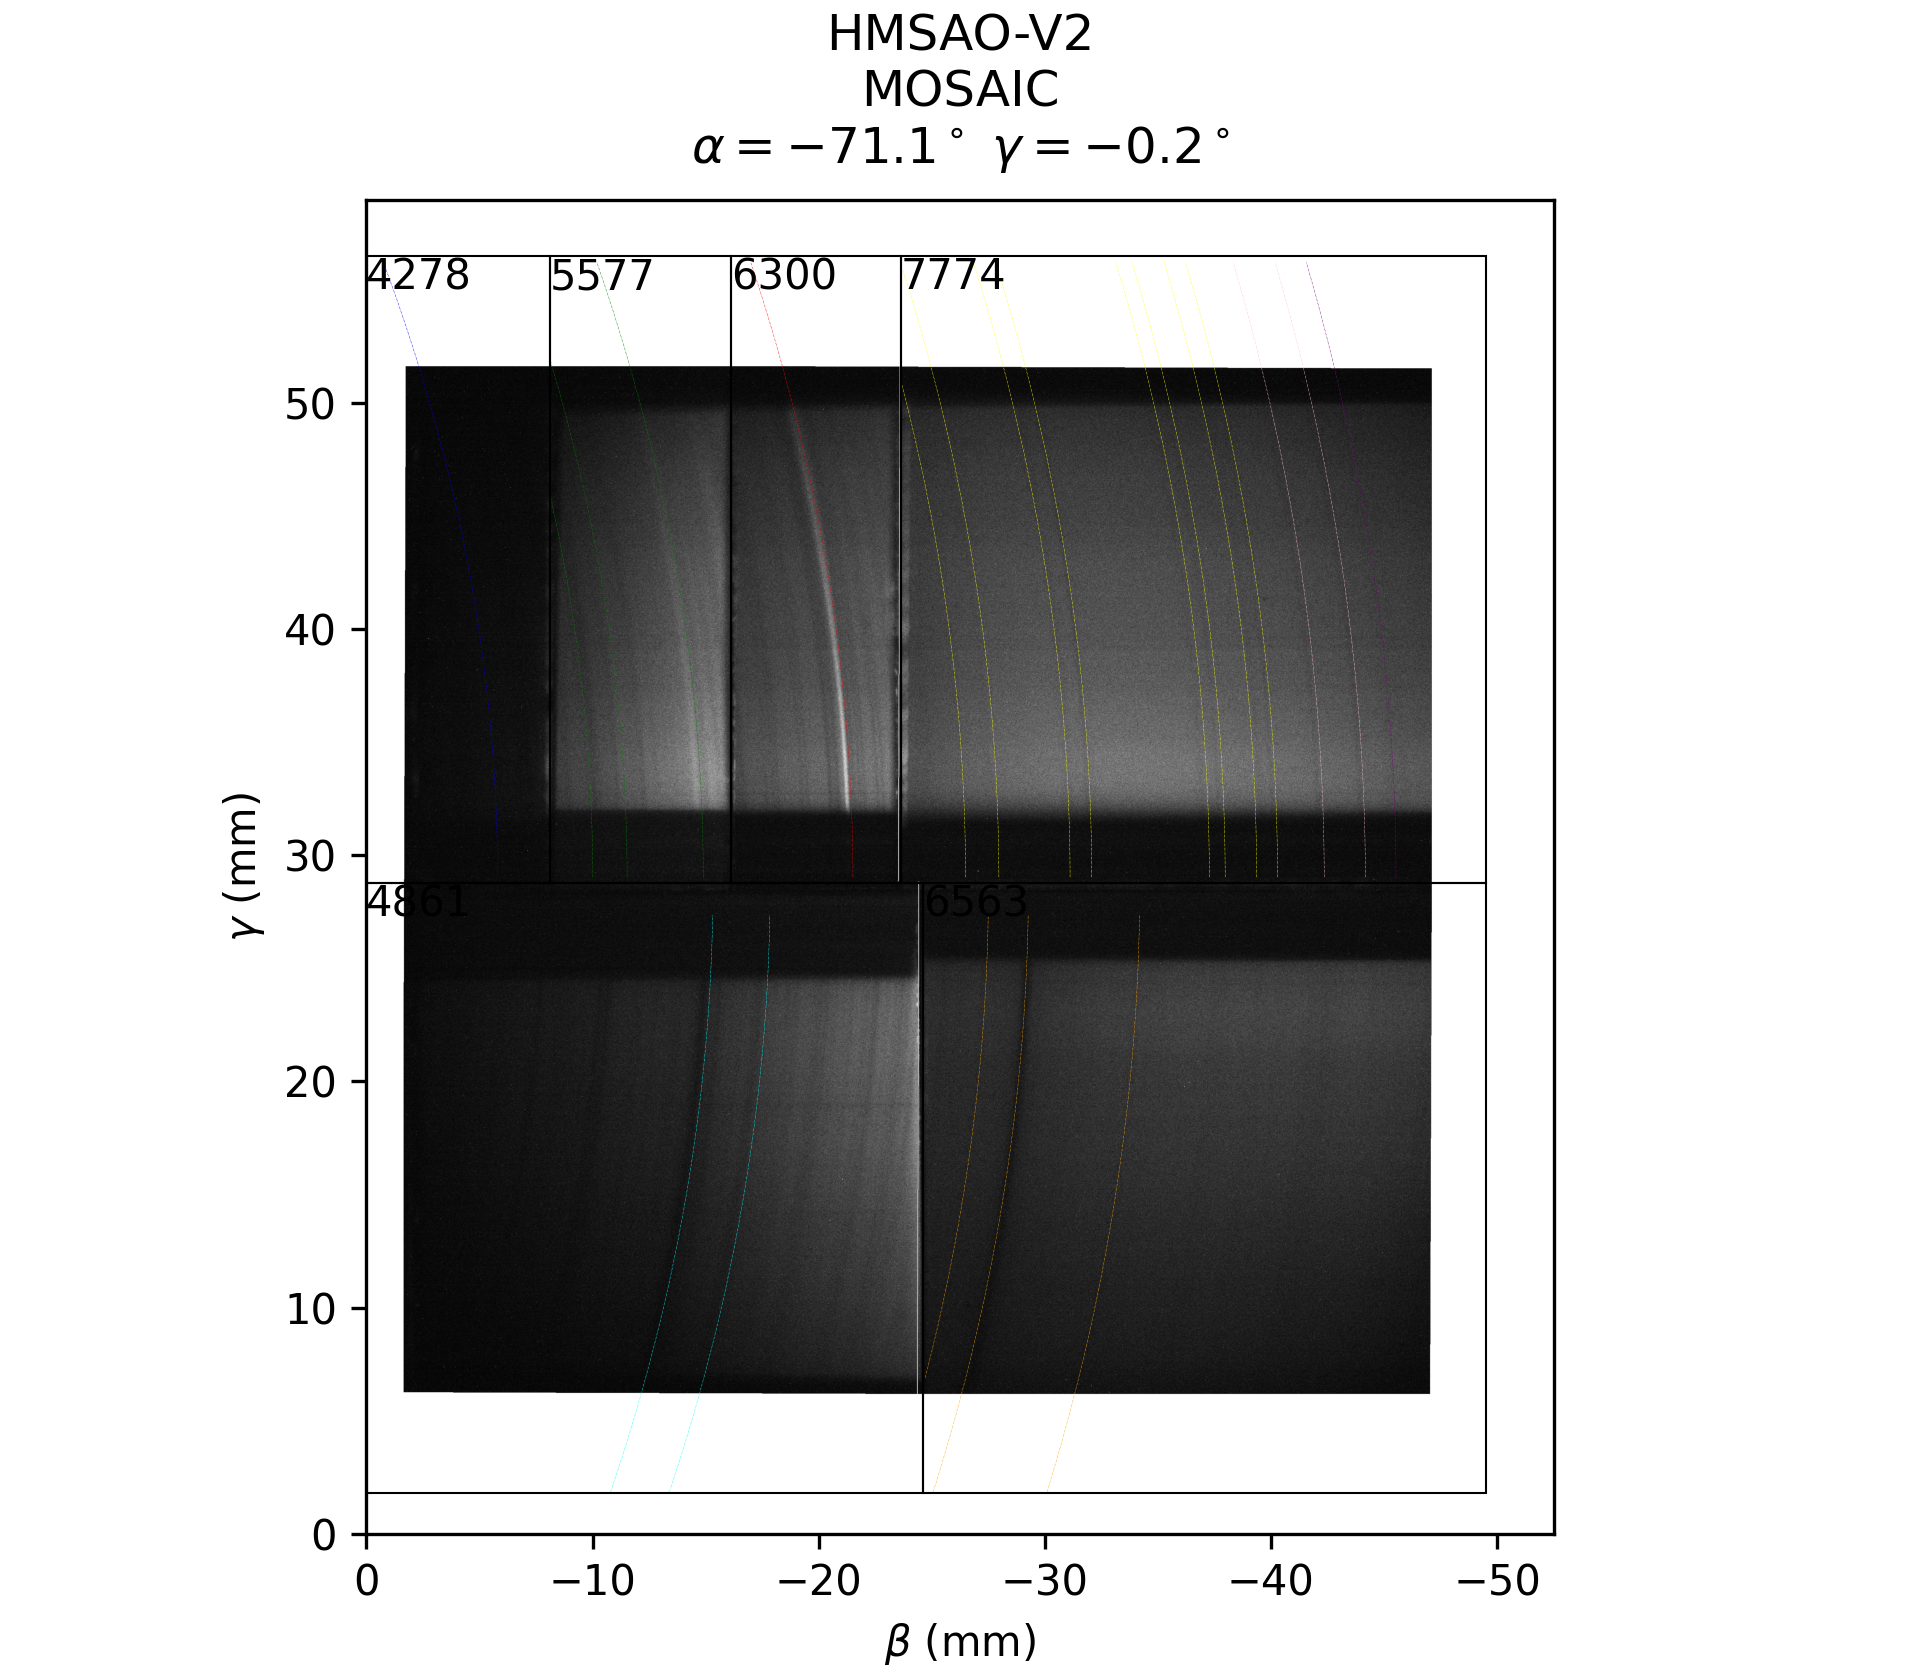

Generate this figure with Python:
#%%
from pathlib import Path
import matplotlib.pyplot as plt
import numpy as np
from astropy.io import fits as fits
from PIL import Image
from misdesigner import *

## solar spectrum from NIST: https://bass2000.obspm.fr/solar_spect.php

# %%
CAMSCALE = 66.2
# fn = '20260217_160440.383.fits'
fn = '20260217_155635.249.fits'
# %%
pixdict = {
    #win: [x1,x2,y1,y2]
    'ha': [0,1500,0,1500],
    'Hb': [0,1500,1501,-1],
    '7774': [1500,-1,0,1560],
    '6300': [1500,-1,1561,2060],
    '5577': [1500,-1,2060, 2580],
    '4278': [1500,-1,2580,-1],
} 

def read_raw_img(fn:Path|str, pixdict:dict|None = None, PILimg = False):
    if isinstance(fn, str):
        fn = Path(fn)
    #open fits file and read data
    with fits.open(fn) as hdul:
        if len(hdul) > 1: idx = 1
        else: idx = 0
        data = hdul[idx].data # type:ignore
        data = np.clip(data, np.percentile(data,1), np.percentile(data,99.99))

        #normalize by panel if pixdict is provided
        if pixdict is not None: 
            normdata = np.full(data.shape, np.nan)

            for key,lims in pixdict.items():
                x1, x2, y1, y2 = lims
                dat = data[x1:x2, y1:y2]
                dat -= np.nanmin(dat)
                dat /= (np.nanmax(dat)-np.nanmin(dat))
                normdata[x1:x2, y1:y2] = dat
            data = normdata
        if PILimg:#convert to PIL image
            img = Image.fromarray(data*255)
            return img
        else:
            return data

def misdesigner_model_init(plot:bool = False):
    SYSTEM = 'HMSAO-V2' #hit&mis A origin Version 2
    SLIT_WIDTH = 200
    SLIT_TO_EDGE = -5.93  # -3.55 -> -70.8 (α)
    EDGE_TO_MOSAIC = -2.3
    MOSAIC_WIDTH = 52.5
    MOSAIC_HEIGHT = 58.98
    MOSAIC_X0 = SLIT_TO_EDGE + EDGE_TO_MOSAIC
    MOSAIC_X1 = MOSAIC_X0 - MOSAIC_WIDTH
    slit_height = 66.5
    FL1 = 409
    FL2 = 414
    ALPHA = 71.1
    GAMMA = -0.2
    # CAMSCALE = 65.25

    slits = {
            'BL': MisSlit(29, -slit_height / 4, SLIT_WIDTH*1e-3, slit_height / 2, ranges=[(3150, 4450)]),
            'BR': MisSlit(0, -slit_height / 4, SLIT_WIDTH*1e-3, slit_height / 2, ranges=[(4950, np.inf)]),
            'TL': MisSlit(29, slit_height / 4, SLIT_WIDTH*1e-3, slit_height / 2, ranges=[(5900, np.inf)]),
            'TR': MisSlit(0, slit_height / 4, SLIT_WIDTH*1e-3, slit_height / 2, ranges=[(4350, 5000)]),
            }
    mosaic =  MisMosaic(
        x = (MOSAIC_X0 + MOSAIC_X1)*0.5, 
        y = (-1.8+2.5),
        width = MOSAIC_WIDTH,
        height = MOSAIC_HEIGHT,
        windows = [
            # Hβ, 20nm around 4861
            MisMosaicFilter(0, 1.8, 24.63, 26.96, [(4860-50, 4861+50)], name='4861'),
            # Hα, 20nm around 6563
            MisMosaicFilter(24.63, 1.8, 27.57 - 2.68, 26.96, [(6510, 6600)], name='6563'), #true range is 6563-100 -> 6563 +100. Changed here for convience. 
            # OI, 10nm around 4300
            MisMosaicFilter(0, 26.96 + 1.8, 8.13, 27.72, [(4300-50, 4300+50)], name='4278'),
            # OI, 10nm around 5580
            #  MisMosaicFilter(8.13, 26.96 + 1.8, 8, 27.72, [(5500-125, 5500+125)], name='5577'),
            MisMosaicFilter(8.13, 26.96 + 1.8, 8, 27.72, [(5500, 5600)], name='5577'),
            # OI, 10nm around 6300
            MisMosaicFilter(8.13 + 8, 26.96 + 1.8, 7.5, 27.72, [(6320-50, 6320+50)], name='6300'),
            # N2+, 10nm around 7750
            MisMosaicFilter(8.13 + 8 + 7.5, 26.96 + 1.8, 28.57 - 2.68, 27.72, [(7750-125, 7750+125)], name='7774'),     
                ]
            )
    grat = MisConfig(fl_collimator=FL1, 
                    fl_mosaic=FL2,
                    sigma=98.76,
                    slits=slits,
                    mosaic=mosaic
                    )
    model = MisInstrumentModel(SYSTEM, grat, gamma_ofst=GAMMA, alpha=-ALPHA)
    if plot:
        fig, ax = model.plot_lines([
            MisFeatures(6300, plot_styles={'color': 'red'}),
            MisFeatures(5577, plot_styles={'color': 'green'}),
            MisFeatures(7774, plot_styles={'color': 'brown'}),
            MisFeatures(4278, plot_styles={'color': 'violet'}),
            MisFeatures(6563, plot_styles={'color': 'orange'}),
            MisFeatures(4861, plot_styles={'color': 'cyan'}),
            # 7821, 7841, 6522, 6568, 7808, 7860
        ],
            fig_kwargs={'figsize': (6.4, 5.6), 'dpi': 300})
        
    camera = MisCamera(
        aperture=np.pi*9*9, # 9mm radius
        scale = 1, # 
        pixel_size= 1/CAMSCALE, # um
        exposure=1, # s
        )
    model.set_camera(camera)
    mmap = model.mosaic_map(unique=True)
    return model, mmap
#%%
#initalize model and get mosaic map
model,mmap = misdesigner_model_init()

#process image and rotate to align with model
img = read_raw_img(fn, pixdict, PILimg = True)   
img = img.rotate(-.19, resample = Image.Resampling.BILINEAR, fillcolor = np.nan)
img = img.transpose(Image.Transpose.FLIP_LEFT_RIGHT)

# CAMSCALE = 65.25
width,height = mmap.wavelength.shape[::-1]
fullimg = Image.new('F', mmap.wavelength.shape[::-1], color=np.nan)
fullimg.paste(img, (110,410))
# %%
#plot
fig, ax = model.plot_lines([

        ############### ROI: Red ##########################################
        MisFeatures(6300, plot_styles={'color': 'red','ls': '-.','lw': 0.1,'ms': 0.2}),

        ############### ROI: Green ##########################################
        MisFeatures(5577, plot_styles={'color': 'green','ls': '-.','lw': 0.1,'ms': 0.2}),
        MisFeatures(5586, plot_styles={'color': 'green','ls': '-.','lw': 0.1,'ms': 0.2}),
        MisFeatures(5590, plot_styles={'color': 'green','ls': '-.','lw': 0.1,'ms': 0.2}),

        ############### ROI: Blue ##########################################
        MisFeatures(4278, plot_styles={'color': 'blue','ls': '-.','lw': 0.1,'ms': 0.2}),

        ############### ROI: Ha ##########################################
        MisFeatures(6546, plot_styles={'color': 'orange','ls': '-.','lw': 0.1,'ms': 0.2}),
        MisFeatures(6563, plot_styles={'color': 'orange','ls': '-.','lw': 0.1,'ms': 0.2}),
        MisFeatures(6569, plot_styles={'color': 'orange','ls': '-.','lw': 0.1,'ms': 0.2}),


        ############### ROI: Hb ##########################################
        MisFeatures(4861, plot_styles={'color': 'cyan','ls': '-.','lw': 0.1,'ms': 0.2}),
        MisFeatures(4855, plot_styles={'color': 'cyan','ls': '-.','lw': 0.1,'ms': 0.2}),


        ############### ROI: 7774 ##########################################
        MisFeatures(7774, plot_styles={'color': 'purple','ls': '-.','lw': 0.1,'ms': 0.2}),
  
        MisFeatures(7780, plot_styles={'color': 'pink','ls': '-.','lw': 0.1,'ms': 0.2}),
        MisFeatures(7788, plot_styles={'color': 'pink','ls': '-.','lw': 0.1,'ms': 0.2}),

        #last 4th doublet from the left
        MisFeatures(7797, plot_styles={'color': 'yellow','ls': '-.','lw': 0.1,'ms': 0.2}),
        MisFeatures(7801, plot_styles={'color': 'yellow','ls': '-.','lw': 0.1,'ms': 0.2}),

        #third doublet from the left
        MisFeatures(7807, plot_styles={'color': 'yellow','ls': '-.','lw': 0.1,'ms': 0.2}),
        MisFeatures(7810, plot_styles={'color': 'yellow','ls': '-.','lw': 0.1,'ms': 0.2}),

        #second doublet from the left
        MisFeatures(7832, plot_styles={'color': 'yellow','ls': '-.','lw': 0.1,'ms': 0.1}),
        MisFeatures(7836, plot_styles={'color': 'yellow','ls': '-.','lw': 0.1,'ms': 0.1}),

        #first doublet from the left
        MisFeatures(7849, plot_styles={'color': 'yellow','ls': '-.','lw': 0.1,'ms': 0.1}),
        MisFeatures(7855, plot_styles={'color': 'yellow','ls': '-.','lw': 0.1,'ms': 0.1}),

    ],
        fig_kwargs={'figsize': (6.4, 5.6), 'dpi': 300})
ax.imshow(np.asarray(fullimg), origin='lower', extent=(0, -width/CAMSCALE, 0, height/CAMSCALE),
          aspect='equal',cmap = 'grey')


fig.savefig('misdesigner_fit.png', dpi=300)
# %%
model.store('model_HMSAO-v2.JSON')
# %%
